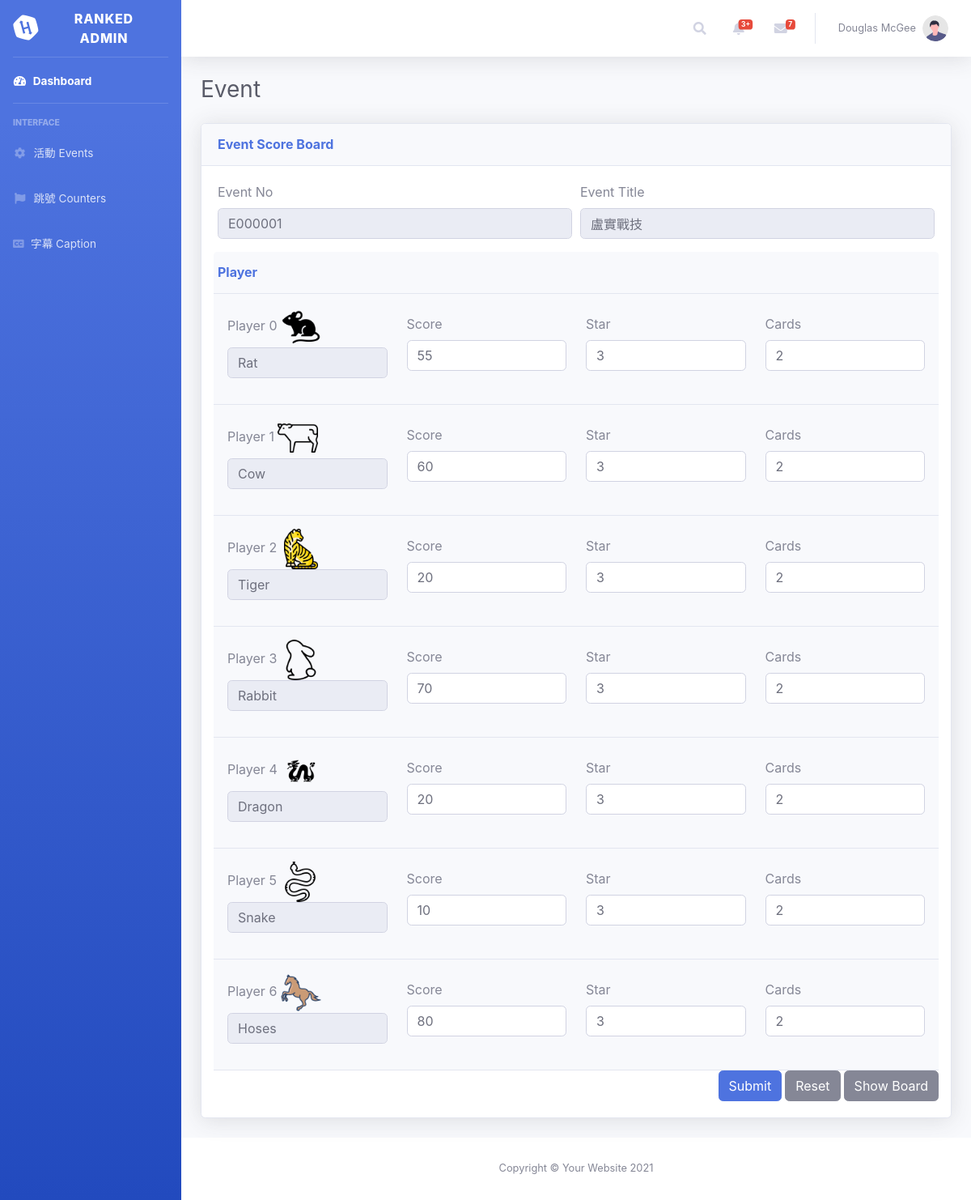
The app's page /viaPHP/ranked/index.php?loc=scoreEvent&code=voK2xX with its own data.
### tables this page shows
CREATE TABLE `tb_event` (
  `Event_ID` int(11) NOT NULL AUTO_INCREMENT,
  `Event_No` text NOT NULL,
  `Event_Code` text NOT NULL,
  `Event_Title` text NOT NULL,
  `Event_Background` text NOT NULL,
  `Event_Img` text NOT NULL,
  `Setting` text NOT NULL,
  `Status` int(11) NOT NULL,
  `Create_Date` datetime NOT NULL,
  `Modify_Date` datetime NOT NULL,
  PRIMARY KEY (`Event_ID`)
);

CREATE TABLE `tb_ranked` (
  `Ranked_ID` int(11) NOT NULL AUTO_INCREMENT,
  `Event_ID` int(11) NOT NULL,
  `Player_ID` int(11) NOT NULL,
  `Player_Name` text NOT NULL,
  `Player_Img` text NOT NULL,
  `Score` text NOT NULL,
  `Status` int(11) NOT NULL,
  `Create_Date` datetime NOT NULL,
  `Modify_Date` datetime NOT NULL,
  PRIMARY KEY (`Ranked_ID`)
);

### viaPHP/ranked/pages/common/headbar.php (called while the page is built, shortened)
<?php require_once("./pages/common/before_loadbox.php"); ?>

### viaPHP/ranked/tools/php/tools_dbtools.php (called while the page is built, shortened)
<?php
	function fun_getEventData($arySch = array()) {
		$Event_No 	= (isset($arySch["No"])) 		? ($arySch["No"]) 	: ("");
		$Event_Code = (isset($arySch["Code"])) 	? ($arySch["Code"]) : ("");
		$returnData = array();
		$sql = "SELECT Event_ID 				AS Event_ID,
									 Event_No 				AS Event_No,
									 Event_Code 			AS Event_Code,
									 Event_Title 			AS Event_Title,
									 Event_Background AS Event_Background,
									 Event_Img 				AS Event_Img,
									 Setting 					AS Setting,
									 Status 					AS Status
							FROM tb_event
						 WHERE ( Event_No 	= '".$Event_No."'
									OR Event_Code = '".$Event_Code."'
								 ) ";
		$result = fun_getDBData($sql);
		if( count($result) > 0) {
			$getData = $result[0];
			$returnData = array(
				"ID" 			=> $getData["Event_ID"],
				"No" 			=> $getData["Event_No"],
				"Code" 		=> $getData["Event_Code"],
				"Title" 	=> $getData["Event_Title"],
				"BG"			=> json_decode($getData["Event_Background"], true),
				"Img"			=> json_decode($getData["Event_Img"], true),
				"Setting"	=> json_decode($getData["Setting"], true),
				"Status"	=> $getData["Status"],
			);
		}
		return $returnData;
	}
	function fun_getEventRuleData($Event_ID = "") {
		$returnData = array();
		$sql = "SELECT * FROM tb_rankrule WHERE Event_ID = '".$Event_ID."' ORDER BY Rule_Order ASC ";
		$result = fun_getDBData($sql);
		if( count($result) > 0) {
			foreach($result AS $Key => $Values) {
				$returnData[$Key] = array(
					"Rule_ID" 	=> $Values["RankRule_ID"],
					"Event_ID" 	=> $Values["Event_ID"],
					"Tag" 			=> $Values["Rule_Tag"],
					"Img"				=> json_decode($Values["Rule_Img"], true),
					"Asc"				=> $Values["Rule_Asc"],
					"Order"			=> $Values["Rule_Order"],
					"Default"		=> $Values["Rule_Default"],
					"Status"		=> $Values["Status"],
				);
			}
		}
		return $returnData;
	}
	function fun_getEventPlayerData($Event_ID = "") {
		$returnData = array();
		$sql = "SELECT tb_player.Player_ID 			AS Player_ID,
									 tb_player.Player_No 			AS Player_No,
									 tb_player.Status 				AS Player_Status,
									 tb_ranked.Ranked_ID 			AS Ranked_ID,
									 tb_ranked.Event_ID 			AS Event_ID,
									 tb_ranked.Player_Name 		AS Player_Name,
									 tb_ranked.Player_Img 		AS Player_Img,
									 tb_ranked.Score 					AS Score,
									 tb_ranked.Status 				AS Ranked_Status
							FROM tb_player
				 LEFT JOIN tb_ranked
								ON tb_player.Player_ID = tb_ranked.Player_ID
						 WHERE Event_ID = '".$Event_ID."'
					ORDER BY Ranked_ID ASC ";
		$result = fun_getDBData($sql);
		if( count($result) > 0) {
			foreach($result AS $Key => $Values) {
				$returnData[$Key] = array(
					"Ranked_ID" 			=> $Values["Ranked_ID"],
					"Event_ID" 				=> $Values["Event_ID"],
					"ID" 							=> $Values["Player_ID"],
					"No" 							=> $Values["Player_No"],
					"Name"						=> $Values["Player_Name"],
					"Image" 					=> json_decode($Values["Player_Img"], true),
					"ForRank" 				=> json_decode($Values["Score"], true),
					"Player_Status"		=> $Values["Player_Status"],
					"Ranked_Status"		=> $Values["Ranked_Status"]
				);
			}
		}
		return $returnData;
	}
?>

### viaPHP/ranked/tools/php/tools_dbconnect.php (called while the page is built, shortened)
<?php
	function fun_dbconnection() {
		$host 	= "localhost";
		$dbuser = "root";
		$dbpassword = "";
		$dbname = "db_ranking";
		$link = mysqli_connect($host,$dbuser,$dbpassword,$dbname);
		if($link){
			mysqli_query($link, "SET NAMES uff8");
			return $link;
		}
		else {
			echo "不正確連接資料庫</br>" . mysqli_connect_error();
		}
	}
	function fun_getDBData($sql = "") {
		$link = fun_dbconnection();
		$datas = array();
		$result = mysqli_query($link,$sql);
		if ($result) {
				if (mysqli_num_rows($result)>0) {
						while ($row = mysqli_fetch_assoc($result)) {
								$datas[] = $row;
						}
				}
		}
		else {
				echo "{$sql} 語法執行失敗，錯誤訊息: " . mysqli_error($link);
		}
		if(!empty($result)){
				return $datas;
		}
		else {
				echo "查無資料";
		}
	}
?>

### viaPHP/ranked/pages/event/event_score.php (the view, shortened to what this page needs)
<?php
	$data = array();
	$eventCode = (isset($_GET["code"])) ? ($_GET["code"]) : ("");
	$data["event"] 		= fun_getEventData(array("Code" => $eventCode) );
	$data["rules"] 		= fun_getEventRuleData($data["event"]["ID"]);
	$data["players"] 	= fun_getEventPlayerData($data["event"]["ID"]);
?>
<div class="d-sm-flex align-items-center justify-content-between mb-4">
	<h1 class="h3 mb-0 text-gray-800">Event</h1>
</div>
<div class="row">
	<div class="col-xl-12 col-lg-12">
		<div class="card shadow mb-4">
			<div class="card-header py-3 d-flex flex-row align-items-center justify-content-between">
				<h6 class="m-0 font-weight-bold text-primary">Event Score Board</h6>
			</div>
			<div class="card-body">
				<div class="table-area">
					<form>
						<div class="form-row">
							<div class="form-group col-md-6">
								<label for="inputNo">Event No</label>
								<input type="text" class="form-control" id="inputNo" name="input[No]" value="<?=$data["event"]["No"]; ?>" placeholder="No" disabled>
							</div>
							<div class="form-group col-md-6">
								<label for="inputTitle">Event Title</label>
								<input type="text" class="form-control" id="inputTitle" name="input[Title]" value="<?=$data["event"]["Title"]; ?>" placeholder="Title" disabled>
							</div>
						</div>
						<div class="form-row">
							<div class="card-header py-3 d-flex flex-row align-items-center justify-content-between col-md-12">
								<h6 class="m-0 font-weight-bold text-primary">Player</h6>
							</div>
							<?php
								foreach($data["players"] AS $player_Key => $player_Value) :
							?>
							<div class="card-header py-3 d-flex flex-row align-items-center col-md-12">
								<div class="form-group col-md-3">
									<label>Player <?=$player_Key; ?></label>
									<img class="playerImg" src="<?=$player_Value["Image"]["Loc"]; ?>" alt="<?=$player_Value["Name"]; ?>">
									<input type="text" class="form-control" name="input[Player][Name][]" 	value = "<?=$player_Value["Name"]; ?>" 	placeholder="Name" 	disabled />
								</div>
								<?php
									foreach($player_Value["ForRank"] AS $forRank_Key => $forRank_Value) :
								?>
								<div class="form-group col-md-3">
									<label for="inputforRank<?=$forRank_Key; ?>"><?=$forRank_Key; ?></label>
									<input type="text" class="form-control" id="inputforRank<?=$forRank_Key; ?>" name="input[Player][forRank][<?=$forRank_Key; ?>][]" value = "<?=$forRank_Value; ?>" placeholder="<?=$forRank_Key; ?>">
								</div>
								<?php
									endforeach;
								?>
							</div>
							<?php
								endforeach;
							?>
						</div>
						<div class="form-row justify-content-end">
							<button type="button" onclick="ajax_sendScoreData()" 	class="btn btn-primary ml-1">Submit</button>
							<button type="button" onclick="js_resetData()" 				class="btn btn-secondary ml-1">Reset</button>
							<button type="button" onclick="js_ScoreBoard()" 			class="btn btn-secondary ml-1">Show Board</button>
						</div>
					</form>
				</div>
			</div>
		</div>
	</div>
</div>

### viaPHP/ranked/index.php (shortened to what this page needs)
<!DOCTYPE html>
<html lang="en">
	<head>
		<?php require_once("./pages/common/headbar.php"); ?>
	</head>
	<body id="page-top">
    <div id="wrapper">
			<?php require_once("./pages/common/sidebar.php"); ?>
			<div id="content-wrapper" class="d-flex flex-column">
				<div id="content">
					<?php require_once("./pages/common/topbar.php"); ?>
					<?php require_once("./pages/common/main.php"); ?>
				</div>
				<?php require_once("./pages/common/footbar.php"); ?>
			</div>
    </div>
	</body>
</html>

### viaPHP/ranked/pages/common/before_loadbox.php (shortened to what this page needs)
<?php
	require_once("./tools/php/tools_dbconnect.php");
	require_once("./tools/php/tools_dbtools.php");
?>
<link href = "./tools/vendor/bootstrap/css/bootstrap.min.css" rel="stylesheet">
<link href = "./tools/vendor/fontawesome-free/css/all.min.css" rel="stylesheet" type="text/css">
<link href = "./tools/css/font-family.css" rel="stylesheet">
<link href = "./tools/css/sb-admin-2.min.css" rel="stylesheet">

### viaPHP/ranked/pages/common/sidebar.php
<ul class="navbar-nav bg-gradient-primary sidebar sidebar-dark accordion" id="accordionSidebar">
	<a class="sidebar-brand d-flex align-items-center justify-content-center" href="index.php">
		<div class="sidebar-brand-icon rotate-n-15">
			<i class="fab fa-hackerrank"></i>
		</div>
		<div class="sidebar-brand-text mx-3">Ranked Admin</div>
	</a>
	<hr class="sidebar-divider my-0">
	<li class="nav-item active">
		<a class="nav-link" href="index.php">
			<i class="fas fa-fw fa-tachometer-alt"></i>
			<span>Dashboard</span>
		</a>
	</li>
	<hr class="sidebar-divider">
	<div class="sidebar-heading">
		Interface
	</div>
	<li class="nav-item">
		<a class="nav-link collapsed" href="./index.php?loc=listEvent" >
			<i class="fas fa-fw fa-cog"></i>
			<span>活動 Events</span>
		</a>
	</li>
	<li class="nav-item">
		<a class="nav-link collapsed" href="./index.php?loc=listCount" >
			<i class="fas fa-fw fa-flag"></i>
			<span>跳號 Counters</span>
		</a>
	</li>
	<li class="nav-item">
		<a class="nav-link collapsed" href="./index.php?loc=listCaption" >
			<i class="fas fa-closed-captioning"></i>
			<span>字幕 Caption</span>
		</a>
	</li>
</ul>

### viaPHP/ranked/pages/common/topbar.php (shortened to what this page needs)
<nav class="navbar navbar-expand navbar-light bg-white topbar mb-4 static-top shadow">
	<ul class="navbar-nav ml-auto">
		<?php require_once("./pages/common/topbar/topbar_searchbox.php"); ?>
		<?php require_once("./pages/common/topbar/topbar_noticebox.php"); ?>
		<?php require_once("./pages/common/topbar/topbar_messagebox.php"); ?>
		<?php require_once("./pages/common/topbar/topbar_profilebox.php"); ?>
	</ul>
</nav>

### viaPHP/ranked/pages/common/topbar/topbar_searchbox.php (shortened to what this page needs)
<li class="nav-item dropdown no-arrow d-none d-sm-inline-block ">
	<a class="nav-link dropdown-toggle" href="#" id="searchDropdown" role="button"
		 data-toggle="dropdown" aria-haspopup="true" aria-expanded="false">
		<i class="fas fa-search fa-fw"></i>
	</a>
</li>

### viaPHP/ranked/pages/common/topbar/topbar_noticebox.php (shortened to what this page needs)
<li class="nav-item dropdown no-arrow mx-1">
	<a class="nav-link dropdown-toggle" href="#" id="alertsDropdown" role="button"
		 data-toggle="dropdown" aria-haspopup="true" aria-expanded="false">
		<span class="badge badge-danger badge-counter">3+</span>
	</a>
</li>

### viaPHP/ranked/pages/common/topbar/topbar_messagebox.php (shortened to what this page needs)
<li class="nav-item dropdown no-arrow mx-1">
	<a class="nav-link dropdown-toggle" href="#" id="messagesDropdown" role="button"
		 data-toggle="dropdown" aria-haspopup="true" aria-expanded="false">
		<i class="fas fa-envelope fa-fw"></i>
		<span class="badge badge-danger badge-counter">7</span>
	</a>
</li>

### viaPHP/ranked/pages/common/topbar/topbar_profilebox.php (shortened to what this page needs)
<li class="nav-item dropdown no-arrow">
	<a class="nav-link dropdown-toggle" href="#" id="userDropdown" role="button"
		 data-toggle="dropdown" aria-haspopup="true" aria-expanded="false">
		<span class="mr-2 d-none d-lg-inline text-gray-600 small">Douglas McGee</span>
		<img class="img-profile rounded-circle"
				 src="img/undraw_profile.svg">
	</a>
</li>

### viaPHP/ranked/pages/common/main.php (shortened to what this page needs)
<div id="div_main" class="container-fluid">
	<?php
		$getLoc = ( isset($_REQUEST["loc"]) ) ? ($_REQUEST["loc"]) : ("");
		$navigate_url = "";
		switch($getLoc) {
			case "scoreEvent":
				$navigate_url = "./pages/event/event_score.php";
				break;
		}
		require_once($navigate_url);
	?>
</div>

### viaPHP/ranked/pages/common/footbar.php (shortened to what this page needs)
<footer class="sticky-footer bg-white">
	<div class="container my-auto">
		<div class="copyright text-center my-auto">
			<span>Copyright &copy; Your Website 2021</span>
		</div>
	</div>
</footer>

### viaPHP/ranked/pages/event/event_score.php (style rules this page uses)
.playerImg { width: 50px; text-align: center; }

### records on screen
tb_event: Event_No "E000001", Event_Title "盧實戰技"
tb_ranked: player_Key "0", shows a picture, Player_Name "Rat", forRank_Key "Score", value "55", forRank_Key "Star", value "3", forRank_Key "Cards", value "2"
tb_ranked: player_Key "1", shows a picture, Player_Name "Cow", forRank_Key "Score", value "60", forRank_Key "Star", value "3", forRank_Key "Cards", value "2"
tb_ranked: player_Key "2", shows a picture, Player_Name "Tiger", forRank_Key "Score", value "20", forRank_Key "Star", value "3", forRank_Key "Cards", value "2"
tb_ranked: player_Key "3", shows a picture, Player_Name "Rabbit", forRank_Key "Score", value "70", forRank_Key "Star", value "3", forRank_Key "Cards", value "2"
tb_ranked: player_Key "4", shows a picture, Player_Name "Dragon", forRank_Key "Score", value "20", forRank_Key "Star", value "3", forRank_Key "Cards", value "2"
tb_ranked: player_Key "5", shows a picture, Player_Name "Snake", forRank_Key "Score", value "10", forRank_Key "Star", value "3", forRank_Key "Cards", value "2"
tb_ranked: player_Key "6", shows a picture, Player_Name "Hoses", forRank_Key "Score", value "80", forRank_Key "Star", value "3", forRank_Key "Cards", value "2"
